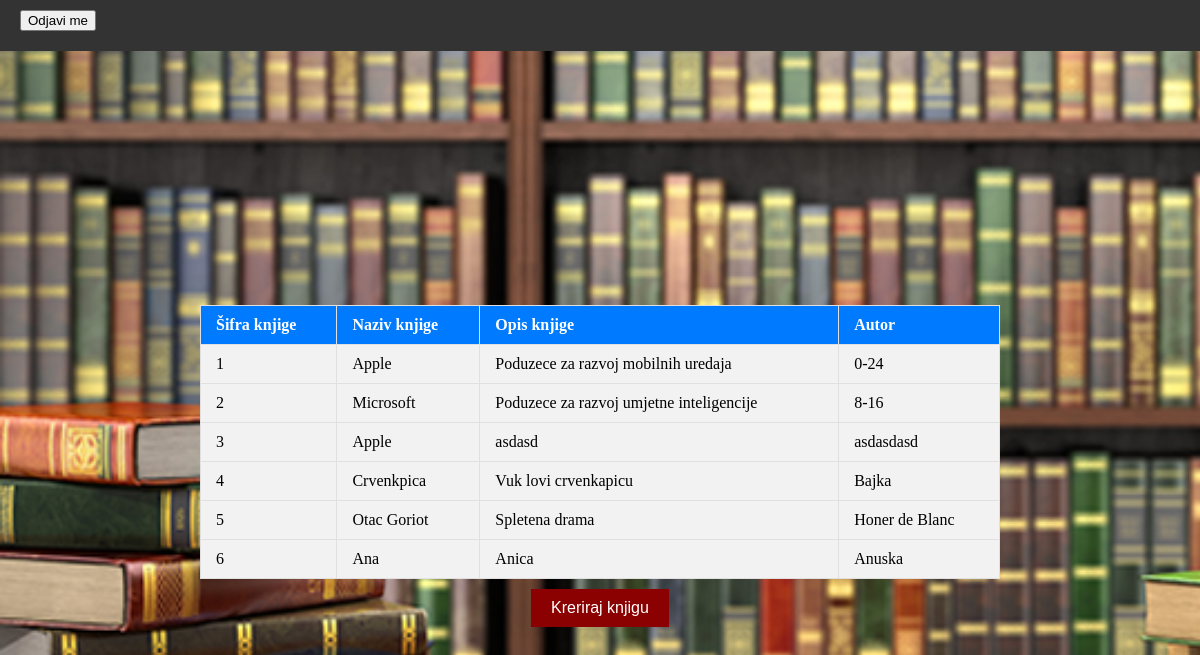
/Pages/moderator.php, run on the app's committed database.
### tables this page shows
CREATE TABLE `knjiga` (
  `Knjiga_ID` int(11) NOT NULL,
  `Naziv_knjige` varchar(45) DEFAULT NULL,
  `Opis` varchar(100) DEFAULT NULL,
  `Autor` varchar(45) DEFAULT NULL,
  `Korsinik_ID` int(11) DEFAULT NULL
);

### baza.class.php (called while the page is built, shortened)
<?php
class Baza {
    private $veza = null;
    function spojiDB() {
        $this->veza = new mysqli(self::server, self::korisnik, self::lozinka, self::baza);
        $this->veza->set_charset("utf8");
        return $this->veza;
    }
    function selectDB($upit) {
        $rezultat = $this->veza->query($upit);
        return $rezultat;
    }
}
?>

### Pages/moderator.php (the view, shortened to what this page needs)
<?php
    include "../baza.class.php";
    $baza = new Baza();
    $baza->spojiDB();
    $res = $baza->selectDB("SELECT * FROM knjiga");
?>
<!DOCTYPE html>
<html lang="en">
<head>
    <link rel="stylesheet" type="text/css" href="../css/igadzic.css">
</head>
<body style="background-image: url('../Materijali/pozadina.png'); background-size: cover; background-repeat: no-repeat; background-attachment: fixed;">
    <nav class="navbar">
        <ul class="nav-links">
            <li>
                <form id="logoutForm" action="../odjava.php" method="post">
                    <button type="submit">Odjavi me</button>
                </form>
            </li>
        </ul>
    </nav>
        <div class="container">
            <table class="data-table">
                <thead>
                    <tr>
                        <th>Šifra knjige</th>
                        <th>Naziv knjige</th>
                        <th>Opis knjige</th>
                        <th>Autor</th>
                    </tr>
                </thead>
                <tbody>
                    <?php
                    if ($res->num_rows > 0) {
                        while ($row = $res->fetch_assoc()) {
                            echo "<tr>";
                            echo "<td>" . $row["Knjiga_ID"] . "</td>";
                            echo "<td>" . $row["Naziv_knjige"] . "</td>";
                            echo "<td>" . $row["Opis"] . "</td>";
                            echo "<td>" . $row["Autor"] . "</td>";
                            echo "</tr>";
                        }
                    } else {
                        echo "<tr><td colspan='2'>Nema aktivnih poduzeća!</td></tr>";
                    }
                ?>
            </tbody>
        </table>
        <div class="buttons">
            <button class="edit-button" onclick="dodajKnjigu()">Kreriraj knjigu</button>
        </div>
</body>
</html>

### css/igadzic.css (style rules this page uses)
body, h1, p { margin: 0; padding: 0; }
.container { display: flex; flex-direction: column; align-items: center; justify-content: center; height: 100vh; }
.buttons { display: flex; gap: 20px; padding: 10px; }
.login-button, .register-button, .guest-button, .edit-button { padding: 10px 20px; font-size: 1rem; background-color: red; color: white; border: none; cursor: pointer; transition: background-color 0.3s; }
.login-button:hover, .register-button:hover, .guest-button:hover, .edit-button { background-color: darkred; }
.buttons { margin-bottom: 20px; }
form { display: flex; flex-direction: column; align-items: center; }
form > * { margin-bottom: 10px; }
body, ul { margin: 0; padding: 0; list-style: none; }
.navbar { background-color: #333; color: #fff; display: flex; justify-content: space-between; align-items: center; padding: 10px 20px; }
.nav-links { display: flex; }
.nav-links li { margin-right: 20px; }
body, h1 { margin: 0; padding: 0; }
.container { max-width: 800px; margin: 0 auto; padding: 20px; text-align: center; }
.data-table { width: 100%; border-collapse: collapse; margin-top: 20px; }
.data-table th, .data-table td { padding: 10px 15px; text-align: left; }
.data-table th { background-color: #007bff; color: #fff; }
.data-table tbody tr { background-color: #f2f2f2; }
.data-table th, .data-table td { border: 1px solid #e0e0e0; }

### data on the page
knjiga: Knjiga_ID "1", Naziv_knjige "Apple", Opis "Poduzece za razvoj mobilnih uredaja", Autor "0-24"
knjiga: Knjiga_ID "2", Naziv_knjige "Microsoft", Opis "Poduzece za razvoj umjetne inteligencije", Autor "8-16"
knjiga: Knjiga_ID "3", Naziv_knjige "Apple", Opis "asdasd", Autor "asdasdasd"
knjiga: Knjiga_ID "4", Naziv_knjige "Crvenkpica", Opis "Vuk lovi crvenkapicu", Autor "Bajka"
knjiga: Knjiga_ID "5", Naziv_knjige "Otac Goriot", Opis "Spletena drama", Autor "Honer de Blanc"
knjiga: Knjiga_ID "6", Naziv_knjige "Ana", Opis "Anica", Autor "Anuska"
